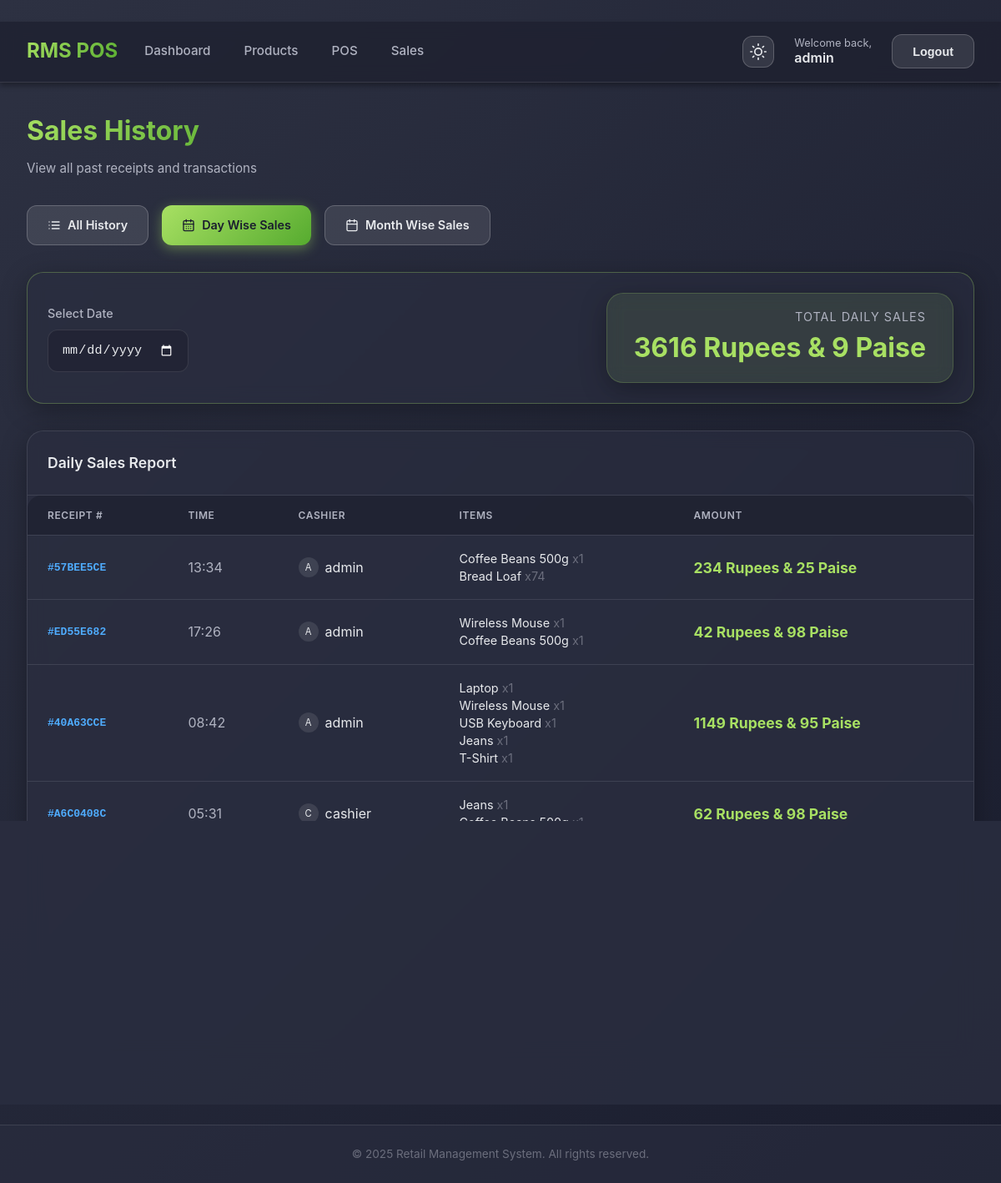
/pos/sales/?view=daily (signed in), run on an earlier commit of the app's database.
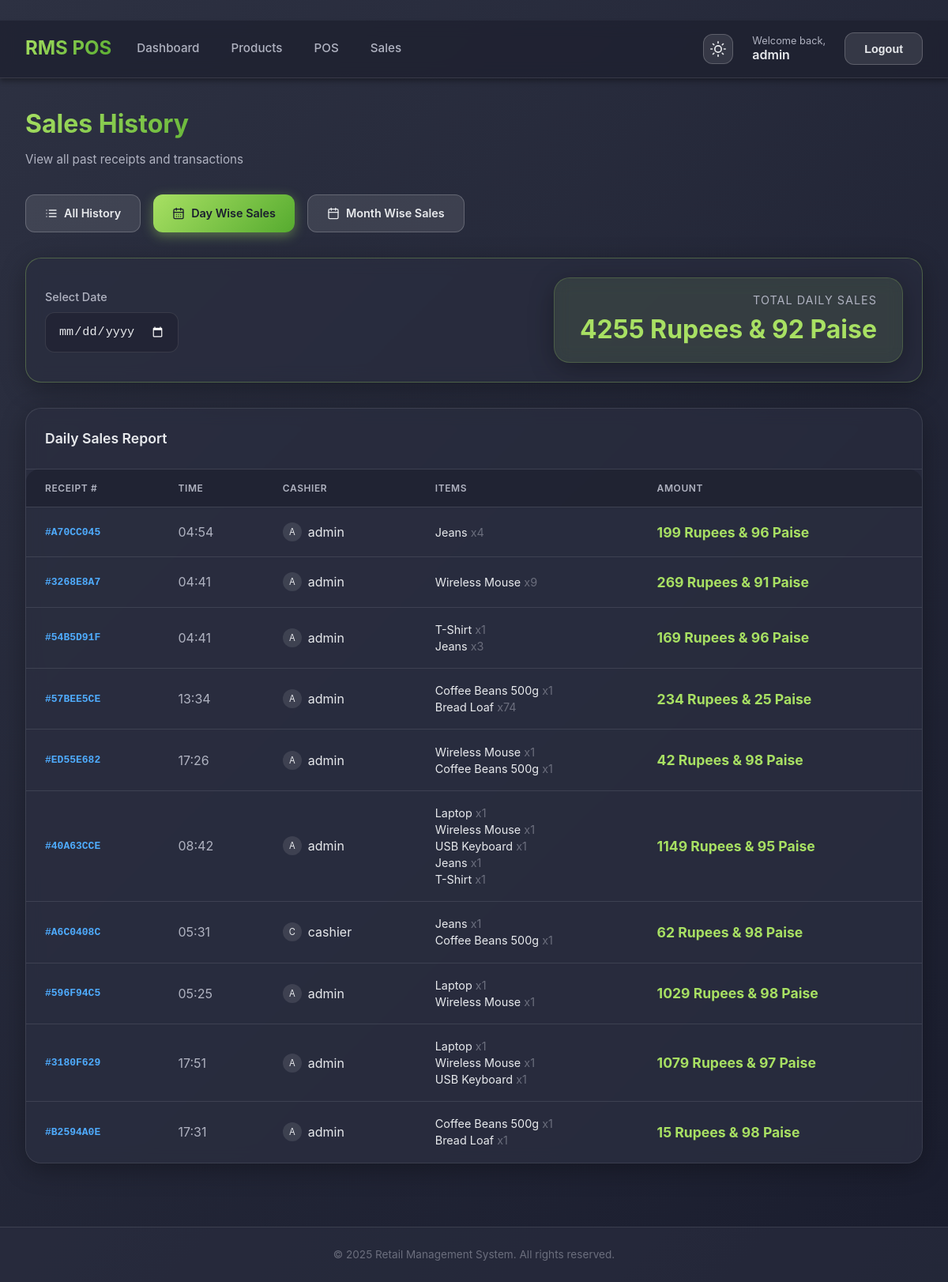
And on a later commit of the database.
### rms_pos/pos/models.py (models this page shows, shortened)
class Sale(models.Model):
    cashier = models.ForeignKey(settings.AUTH_USER_MODEL, on_delete=models.SET_NULL, null=True, related_name='sales')
    total_amount = models.DecimalField(max_digits=10, decimal_places=2)
    tax_amount = models.DecimalField(max_digits=10, decimal_places=2, default=0)
    discount_amount = models.DecimalField(max_digits=10, decimal_places=2, default=0)
    created_at = models.DateTimeField(auto_now_add=True)
    receipt_number = models.CharField(max_length=50, unique=True, blank=True)

class SaleItem(models.Model):
    sale = models.ForeignKey(Sale, on_delete=models.CASCADE, related_name='items')
    product = models.ForeignKey(Product, on_delete=models.SET_NULL, null=True)
    quantity = models.IntegerField(default=1)
    price_at_sale = models.DecimalField(max_digits=10, decimal_places=2)
    subtotal = models.DecimalField(max_digits=10, decimal_places=2)

### rms_pos/accounts/models.py (models this page shows, shortened)
class User(AbstractUser):
    ROLE_CHOICES = (
        ('admin', 'Admin'),
        ('manager', 'Inventory Manager'),
        ('cashier', 'Cashier'),
    )
    role = models.CharField(max_length=20, choices=ROLE_CHOICES, default='cashier')

### rms_pos/inventory/models.py (models this page shows, shortened)
class Product(models.Model):
    name = models.CharField(max_length=200)
    category = models.ForeignKey(Category, on_delete=models.CASCADE, related_name='products')
    barcode = models.CharField(max_length=100, unique=True)
    price = models.DecimalField(max_digits=10, decimal_places=2)
    discount_percentage = models.DecimalField(max_digits=5, decimal_places=2, default=0, help_text="Discount percentage (0-100)")
    cost = models.DecimalField(max_digits=10, decimal_places=2, help_text="Cost price per unit")
    stock_quantity = models.IntegerField(default=0)
    image = models.ImageField(upload_to='products/', blank=True, null=True)
    created_at = models.DateTimeField(auto_now_add=True)
    updated_at = models.DateTimeField(auto_now=True)

### rms_pos/pos/views.py (the view)
# urls.py: path('sales/', views.sales_list, name='sales_list'),
@login_required
def sales_list(request):
    sales = Sale.objects.prefetch_related('items__product').select_related('cashier').order_by('-created_at')
    view_type = request.GET.get('view', 'all')
    date_input = request.GET.get('date')
    month_input = request.GET.get('month')
    if view_type == 'daily' and date_input:
        sales = sales.filter(created_at__date=date_input)
    elif view_type == 'monthly' and month_input:
        year, month = month_input.split('-')
        sales = sales.filter(created_at__year=year, created_at__month=month)
    total_sales = sales.aggregate(total=Sum('total_amount'))['total'] or 0
    return render(request, 'pos/sales_list.html', {
        'sales': sales,
        'view_type': view_type,
        'selected_date': date_input,
        'selected_month': month_input,
        'total_sales': total_sales
    })

### rms_pos/core/templatetags/currency_tags.py (called while the page is built)
@register.filter
def rupee_paise(value):
    try:
        val = float(value)
        rupees = int(val)
        paise = int(round((val - rupees) * 100))
        result = f"{rupees} Rupees"
        if paise > 0:
            result += f" & {paise} Paise"
        elif paise == 0 and rupees == 0:
             pass
        return result
    except (ValueError, TypeError):
        return value

### rms_pos/templates/pos/sales_list.html (shortened to what the changed rows need)
﻿{% extends 'base.html' %}
{% load currency_tags %}
{% block content %}
<div class="page-header">
    <div>
        <h1 class="page-title">Sales History</h1>
    </div>
</div>
{% if view_type == 'daily' %}
<div class="card mb-4" style="margin-bottom: 2rem; border-color: rgba(168, 224, 99, 0.3);">
    <div class="card-body">
        <div style="display: flex; justify-content: space-between; align-items: center; flex-wrap: wrap; gap: 1rem;">
            <form method="GET" style="display: flex; align-items: center; gap: 1rem; flex: 1;">
                <div>
                    <label style="margin-bottom: 0.5rem;">Select Date</label>
                    <input type="date" name="date" value="{{ selected_date|default:'' }}" onchange="this.form.submit()"
                        class="form-control" style="max-width: 250px;">
                </div>
            </form>
            <div class="stat-card"
                style="padding: 1rem 2rem; min-width: 250px; text-align: right; background: rgba(168, 224, 99, 0.1);">
                <div
                    style="font-size: 0.9rem; color: var(--text-secondary); text-transform: uppercase; letter-spacing: 1px;">
                    Total Daily Sales</div>
                <div class="amount-display" style="font-size: 2rem;">{{ total_sales|rupee_paise }}</div>
            </div>
        </div>
    </div>
</div>
<div class="card">
    <div class="card-header">
        <h3 style="font-size: 1.1rem; font-weight: 600; color: var(--text-primary);">Daily Sales Report</h3>
    </div>
    <div class="card-body" style="padding: 0;">
        <div class="table-responsive">
            <table>
                <thead>
                    <tr>
                        <th>Receipt #</th>
                        <th>Time</th>
                        <th>Cashier</th>
                        <th>Items</th>
                        <th>Amount</th>
                    </tr>
                </thead>
                <tbody>
                    {% for sale in sales %}
                    <tr>
                        <td><span class="receipt-id">#{{ sale.receipt_number|default:sale.id }}</span></td>
                        <td style="color: #b0b3c1;">{{ sale.created_at|date:"H:i" }}</td>
                        <td>
                            <div style="display: flex; align-items: center; gap: 0.5rem;">
                                <div class="cashier-avatar">{{ sale.cashier.username|slice:":1"|upper }}</div>
                                {{ sale.cashier.username }}
                            </div>
                        </td>
                        <td>
                            <div style="display: flex; flex-direction: column; gap: 0.25rem;">
                                {% for item in sale.items.all %}
                                <div style="font-size: 0.9rem;">
                                    <span style="color: var(--text-primary);">{{ item.product.name }}</span>
                                    <span style="color: var(--text-muted);">x{{ item.quantity }}</span>
                                </div>
                                {% endfor %}
                            </div>
                        </td>
                        <td class="amount-display">{{ sale.total_amount|rupee_paise }}</td>
                    </tr>
                    {% empty %}
                    <tr>
                        <td colspan="5" style="text-align: center; padding: 3rem; color: #6b6e7d;">
                            No sales found for this date.
                        </td>
                    </tr>
                    {% endfor %}
                </tbody>
            </table>
        </div>
    </div>
</div>
{% endif %}
{% endblock %}

What changed in the data, as far as the page shows it:
added Sale: receipt_number "A70CC045", created_at "04:54", cashier.username "A", cashier.username "admin", total_amount "199 Rupees & 96 Paise"
added SaleItem: product.name "Jeans", quantity "4", shown under "A70CC045"
added Sale: receipt_number "3268E8A7", created_at "04:41", cashier.username "A", cashier.username "admin", total_amount "269 Rupees & 91 Paise"
added SaleItem: product.name "Wireless Mouse", quantity "9", shown under "3268E8A7"
added Sale: receipt_number "54B5D91F", created_at "04:41", cashier.username "A", cashier.username "admin", total_amount "169 Rupees & 96 Paise"
added SaleItem: product.name "T-Shirt", quantity "1", shown under "54B5D91F"
added SaleItem: product.name "Jeans", quantity "3", shown under "54B5D91F"
now on this page (row unchanged): Sale: receipt_number "596F94C5", created_at "05:25", cashier.username "A", cashier.username "admin", total_amount "1029 Rupees & 98 Paise"
now on this page (row unchanged): SaleItem: product.name "Laptop", quantity "1", shown under "596F94C5"
now on this page (row unchanged): SaleItem: product.name "Wireless Mouse", quantity "1", shown under "596F94C5"
now on this page (row unchanged): Sale: receipt_number "3180F629", created_at "17:51", cashier.username "A", cashier.username "admin", total_amount "1079 Rupees & 97 Paise"
now on this page (row unchanged): SaleItem: product.name "Laptop", quantity "1", shown under "3180F629"
now on this page (row unchanged): SaleItem: product.name "Wireless Mouse", quantity "1", shown under "3180F629"
now on this page (row unchanged): SaleItem: product.name "USB Keyboard", quantity "1", shown under "3180F629"
now on this page (row unchanged): Sale: receipt_number "B2594A0E", created_at "17:31", cashier.username "A", cashier.username "admin", total_amount "15 Rupees & 98 Paise"
now on this page (row unchanged): SaleItem: product.name "Coffee Beans 500g", quantity "1", shown under "B2594A0E"
now on this page (row unchanged): SaleItem: product.name "Bread Loaf", quantity "1", shown under "B2594A0E"
Also different on the page:
{{ total_sales|rupee_paise }}: "3616 Rupees & 9 Paise" → "4255 Rupees & 92 Paise"
